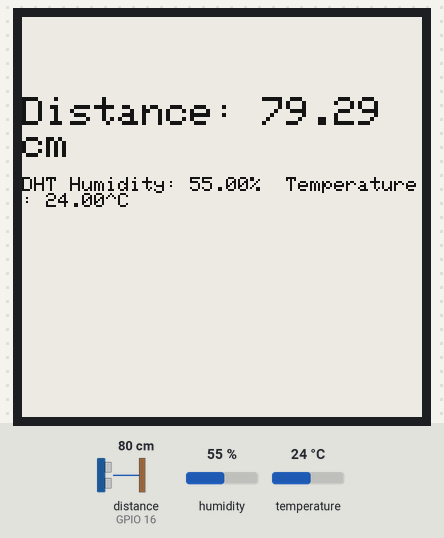
A sketch run on a simulated ESP32. Parts: 200×200 one-colour display. Wiring (inferred from the names in the program): ultrasonic range finder: trigger GPIO 12; echo GPIO 16. Inputs (shaded band) come from the test bench; at power-on: distance to the obstacle (sensor on GPIO 16) 80 cm, humidity 55 %, temperature 24 °C. The echo pulse lasts 58.3 µs per cm; WiFi joins after 1.5 s; servers stay silent unless stated; what the sketch prints to the serial monitor is not drawn.

Above: at 4.4 s.
4.5 s: distance to the obstacle (sensor on GPIO 16) set to 2 cm
At 7.4 s:
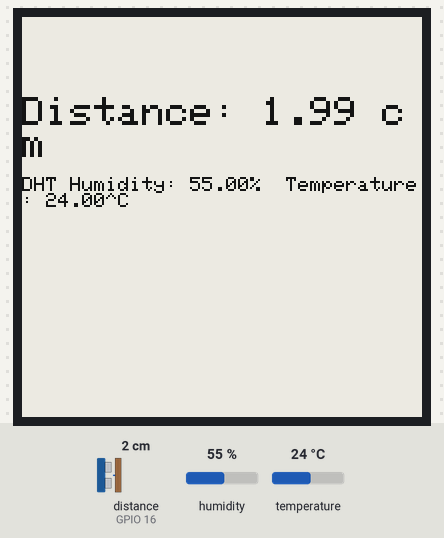
8.4 s: humidity set to 22 %
14.4 s: temperature set to 12 °C
At 20.2 s:
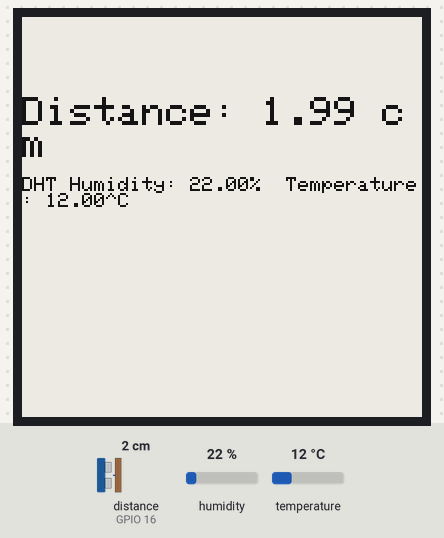
20.5 s: distance to the obstacle (sensor on GPIO 16) set to 4 cm
At 26.0 s:
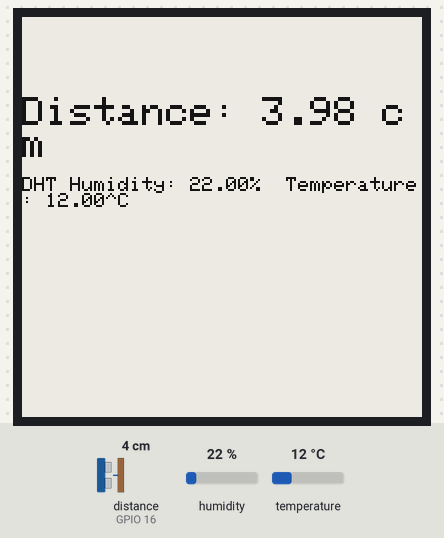
26.6 s: humidity set to 40 %
32.6 s: distance to the obstacle (sensor on GPIO 16) set to 9 cm
At 37.6 s:
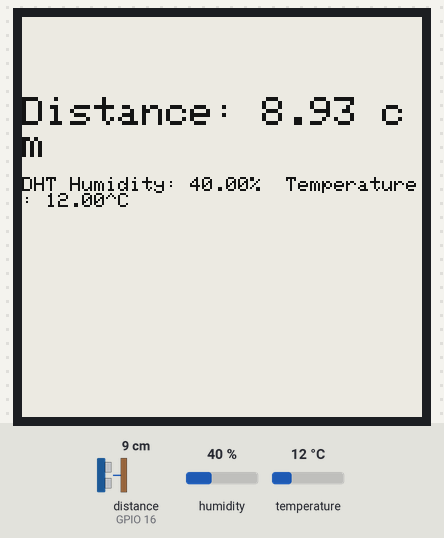
Timing chart, 0 to 39.1 s (numbered marks = the images above; inputs shaded):
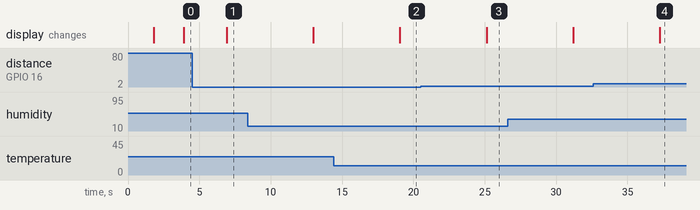

The sketch:

smart_fan_project.ino
```cpp
#define BLYNK_PRINT Serial
#define BLYNK_TEMPLATE_ID "TMPL5Ba8D0TYS"
#define BLYNK_TEMPLATE_NAME "DH11 Humidity and Temperature Sensor Data"
#define BLYNK_AUTH_TOKEN "ZzL_tAR3vN9T1A6QmOL0CC3gUVf-rzks"


#include <Arduino.h>
//Included required libraries for Adafruit Ink display
#include <Wire.h>
#include <Adafruit_GFX.h>
#include <Adafruit_EPD.h>
#include <Adafruit_ThinkInk.h>

#include <WiFi.h>
#include <WiFiClient.h>
#include <BlynkSimpleEsp32.h>
#include <DHT.h>

// Your WiFi credentials.
// Set password to "" for open networks.
char ssid[] = "Ethan's Iphone 12";
char pass[] = "Ipad12345";


//Defining the width and height of the Adafruit Think
#define SCREEN_WIDTH 200 // display width, in pixels
#define SCREEN_HEIGHT 200 // display height, in pixels

//Configure Pins for Adafruit display
#define EPD_DC 21
#define EPD_CS 22
#define SRAM_CS 13
#define EPD_RESET 2 //can set -1 and share with microcontroller reset
#define EPD_BUSY 14 // can set -1 to not use pin (will wait fixed delay)

//Defining DHTPIN & Fan
#define DHTPIN 25
#define DHT_TYPE DHT11
// Create a global DHT object
DHT dht(DHTPIN, DHT_TYPE);

#define FAN_PIN 15


/// Use Adafruit_EPD object for the display
//Adafruit_EPD display(SCREEN_WIDTH, SCREEN_HEIGHT, EPD_DC, EPD_RESET, EPD_CS, SRAM_CS, EPD_BUSY);
ThinkInk_154_Mono_D67 display(EPD_DC, EPD_RESET, EPD_CS, SRAM_CS, EPD_BUSY);
//Pin Definitions that sensor connected to
const int trigPin = 12; // Pin to trigger the ultrasonic sensor
const int echoPin = 16; // Pin to receive the echo from the sensor

//Constant for calculations & defining sound speed in cm/uS
#define SOUND_SPEED 0.034 // Speed of spund in cm/microsecond
#define CM_TO_INCH 0.393701 // Conversion factor from cm to inches

//Variables to store sensor data
long duration; //Time taken for the ultrasonic signal to return
float distanceCm; //Conversion factor from cm to inches
float distanceInch; //Distance in inches


// //Sample readings from DHT11 Sensor
// temperature_readings = [22.5, 22.6, 22.7]
// humidity_readings = [45.3, 45.2, 45.4]

// //Data fusion through averaging
// average_temperature = sum(temperature_readings) / len(temperature_readings)
// average_humidty =   sum(humidity_readings) / len(humidity_readings)


// //Sample readings from DHT11 Sensor
// average_distance = [50.2, 50.1, 50.3]
// average_distance =   sum(distance_readings) / len(distance_readings)


// hw_timer_t* timer;
// bool updateSensor = false;
// #define TIMER_INTERVAL    1000000 // microsecond, 1000000 = 1 second

// void IRAM_ATTR tick() {
//   updateSensor = true;
// }

  void setup() {
    //baud rate 115200 to print on serial monitor
    Serial.begin(115200); //Starts the serial communcation

    Blynk.begin(BLYNK_AUTH_TOKEN, ssid, pass);

    // Initialize DHT sensor
    // dht.begin();

    // timer = timerBegin(0, 80, true);
    // timerAttachInterrupt(timer, &tick, true);
    // timerAlarmWrite(timer, TIMER_INTERVAL, true);
    // timerAlarmEnable(timer);


    pinMode(trigPin, OUTPUT); //Sets the trigPin as an Output
    pinMode(echoPin, INPUT); //Sets the echoPin as an Input

    // Attempt to initialize the eInk display
    while(!Serial) {
      delay(10);
    }
    Serial.println("Adafruit EPD full update test in mono");
    display.begin(THINKINK_MONO);

    display.setRotation(3); //Adjust rotation if Needed
    display.setTextSize(2);
    display.setTextColor(EPD_BLACK);


  }

  void loop() {

    Blynk.run();
    // if (updateSensor) {
    //   updateSensor = false;
    // }

     //Read DHT data
    float h = dht.readHumidity();
    float t = dht.readTemperature();

    // // Send data to Blynk
    Blynk.virtualWrite(V0, h);
    Blynk.virtualWrite(V1, t);

  //    if (isnan(h) || isnan(t))
  // {
  //   Serial.println("Failed to read from DHT sensor!");
  //   return;
  // }
    //Clears the trigPin
    digitalWrite(trigPin, LOW);
    delayMicroseconds(2);

    //Sets the trigPin on HIGH state for 10 microseconds
    digitalWrite(trigPin, HIGH);
    delayMicroseconds(10);
    digitalWrite(trigPin, LOW);

    //reads the echoPi, returns the sound wave travel time in microseconds
    duration = pulseIn(echoPin, HIGH);

    //Calculate the distance
    distanceCm = duration * SOUND_SPEED / 2;

    //Convert to inches
    distanceInch = distanceCm * CM_TO_INCH;

    //Prints the distance in the Serial Monitor
    Serial.println("=== Sensor Data ===");
    Serial.println("Ultrasonic:");
    Serial.print("Distance (cm): ");
    Serial.println(distanceCm);
    Serial.print("Distance (inch): ");
    Serial.println(distanceInch);

    Serial.println("DHT Humidity and Temperature:");
    Serial.print("DHT Humidity: ");
    Serial.print(h);
    Serial.print("%");
    Serial.print("  Temperature: ");
    Serial.print(t);
    Serial.println("°C");


    //Clear the OLED display to write new readings
    display.clearBuffer();

     // Display distance in cm
    display.setCursor(0, 40);
    display.setTextSize(2);
    display.print("Distance: ");
    display.print(distanceCm);
    display.println(" cm");


    // Display DHT data on the OLED display
    display.setCursor(0, 80);
    display.setTextSize(1);
    display.print("DHT Humidity: ");
    display.print(h);
    display.print("%");
    display.print("  Temperature: ");
    display.print(t);
    display.println("^C");

    // Update and show the OLED display
    display.display();

    /// Check conditions to turn on the fan
    if (t > 10 && distanceCm < 8 && h > 10) {
        digitalWrite(FAN_PIN, HIGH); // Turn on the fan
    } else {
        digitalWrite(FAN_PIN, LOW); // Turn off the fan
    }

    delay(1000);

  }
```

Measured:
- after the input at 4.5 s, the display: changes after 2.4 s (image 1)
- after the input at 14.4 s, the display: changes after 4.7 s (image 2)
- after the input at 20.5 s, the display: changes after 4.6 s (image 3)
- after the input at 32.6 s, the display: changes after 4.7 s (image 4)
